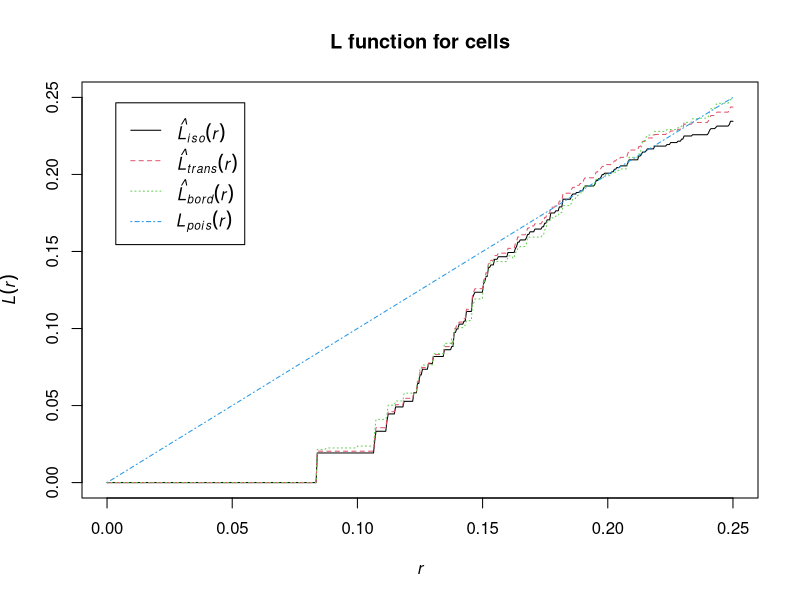

The R script that drew this image:
library(spatstat)


### Name: Lest
### Title: L-function
### Aliases: Lest
### Keywords: spatial nonparametric

### ** Examples

 data(cells)
 L <- Lest(cells)
 plot(L, main="L function for cells")
